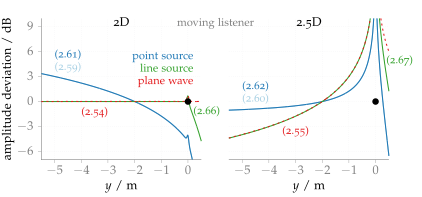

The gnuplot source for this figure:
#!/usr/bin/gnuplot
#
# FIGURE 3.1: Amplitudes of sources synthesized via WFS minus the amplitudes of
# corresponding real sources dependent on the listener’s position along the
# y-axis. A source is synthesized correctly if its amplitude deviation is 0 dB.
# An infinite linear secondary source distribution located on the x-axis was
# used, indicated by the black dot. A comparison between 2D and 2.5D synthesis
# is shown, with the reference point at x_ref = (0, -2, 0) m for the 2.5D case.
# The used driving functions are given within the figure. Parameters: f = 1 kHz.
#
# AUTHOR:   Hagen Wierstorf
# SOFTWARE: gnuplot 5.0 patchlevel 3

reset
set macros
set loadpath '../../gnuplot' 'data'

load 'latex.cfg'
load 'border.cfg'
load 'grid.cfg'
load 'paired.pal'
# redefine red line to use dashed line
set style line 6 dt 3 lc rgb '#E31A1C'

set terminal epslatex size 10.7cm,5cm color colortext @small
set output 'fig3_01.tex';

unset key
set xrange [-5.5:0.5]
set yrange [-7:10]
set tics scale 0.75 out nomirror
set xtics 1 offset 0,0.5
set ytics 3 offset 0.5,0
set xlabel '$y$ / m' offset 0,1
set ylabel 'amplitude deviation / dB' offset 1.5,0

set multiplot layout 1,2
set label 1 '2D'                   at -2.5,9.5 center front
set label 2 '\ft (2.59)'           at -4.5,4.2  center front tc ls 1
set label 3 '\ft (2.61)'           at -4.5,5.7  center front tc ls 2
set label 4 '\ft (2.66)'           at  0.7,-1.1 center front tc ls 4
set label 5 '\ft (2.54)'           at -3.5,-1.2 center front tc ls 6
set label 6 '\ft point source'     at  0.2,5.5  right  front tc ls 2
set label 7 '\ft line source'      at  0.2,4.0  right  front tc ls 4
set label 8 '\ft plane wave'       at  0.2,2.5  right  front tc ls 6

set lmargin 4.5
set rmargin 1
plot 'amplitudes_2D.txt'  u 1:($11-$2) w l ls 1 lw 3,\
     ''                   u 1:($6-$2)  w l ls 2 lw 3,\
     ''                   u 1:($7-$3)  w l ls 4 lw 3,\
     ''                   u 1:($8-$4)  w l ls 6 lw 3,\
     '<echo "0 0"'                     w p pt 7 ps 1.5 lc rgb 'black'
set border 1
unset ylabel
unset label 6
unset label 7
unset label 8
set ytics scale 0
set format y ''
set label 1 '2.5D'
set label 2 '\ft (2.60)'           at -4.5,0.4 center front tc ls 1
set label 3 '\ft (2.62)'           at -4.5,1.9 center front tc ls 2
set label 4 '\ft (2.67)'           at  0.9,5   center front tc ls 4
set label 5 '\ft (2.55)'           at -3,-3.5  center front tc ls 6
set label 6 '\ft moving listener'  at -6,9.5   center front tc ls 101
set lmargin 2
set rmargin 3.5
plot 'amplitudes_25D.txt' u 1:($11-$2) w l ls 1 lw 3,\
     ''                   u 1:($6-$2)  w l ls 2 lw 3,\
     ''                   u 1:($7-$3)  w l ls 4 lw 3,\
     ''                   u 1:($8-$4)  w l ls 6 lw 3,\
     '<echo "0 0"'                     w p pt 7 ps 1.5 lc rgb 'black'
unset multiplot

call 'plot.plt' 'fig3_01'
